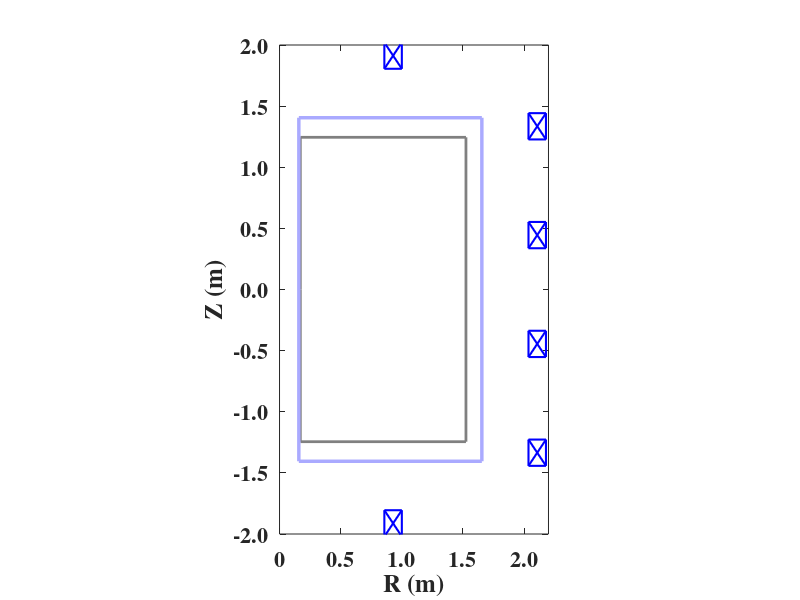

Here is the MATLAB script that generated this plot:
%% plot the outline for the device
% -inputs:
% gfile                            structure,  gfile structure
% nw_refine/nh_refine              int, the refined grids
% position_coil                    matrix, position of the PF coils (the columns are:R, Z, Rwidth, Zwidth, flag for coil_grid_r_z.m, turns in R direction (used just for the number of grids in coil_grid_r_z.m,which can be arbitrary value), turns in Z direction, total turns.)
% vv                               vector, the dimensions of the VV, [defaut for EXL: 0.158 1.655 -1.405 1.405]
%rlim/zlimter

% -outputs:
% plot of the outline of the device

% Edited by Bin Chen in 2019/06/13
% Contact: chenbino@enn.cn
% ENN Group 1989-2019, all rights reserved.

% show the limiter just at the inner boundary
rlimter=[0.17 0.17 1.525 1.525 0.17 0.17];
zlimter=[0.000 1.245 1.245 -1.245 -1.245 0.000];
% rlimter(length(rlimter)+1)=rlimter(1);
% zlimter(length(zlimter)+1)=zlimter(1);

hold off;
plot(rlimter,zlimter,'color',[0.5 0.5 0.5],'linewidth',2);
set(gca,'fontweight','bold','fontsize',16,'fontname','times','XTick',[0:0.5:2.0],'YTick',[-2:0.5:2.0],'XTickLabel',{'0','0.5','1.0','1.5','2.0'}, ... 
        'YTickLabel',{'-2.0','-1.5','-1.0','-0.5','0.0','0.5','1.0','1.5','2.0'},'Color', 'None');
axis equal;
axis([0 2.2 -2.0 2.0]);
% axis([0 3.0 -3.0 3.0]);
xlabel('R (m)','FontSize',18);
ylabel('Z (m)','FontSize',18);

position_coil=[
    0.929	1.913	0.143	0.215	0 4 6 24 738
    0.929	-1.913	0.143	0.215	0 4 6 24 738
    2.108	1.335	0.143	0.215	0 4 6 24 738
    2.108	-1.335	0.143	0.215	0 4 6 24 738
    2.108	0.445	0.143	0.215	0 4 6 24 738
    2.108	-0.445	0.143	0.215	0 4 6 24 738
    ]; %the columns are:R, Z, Rwidth, Zwidth, flag for coil_grid_r_z.m, turns in R direction (used just for the number of grids in coil_grid_r_z.m,which can be arbitrary value), turns in Z direction, total turns.

hold on;
for i=1:length(position_coil(:,1))
    plot([position_coil(i,1)-position_coil(i,3)/2 position_coil(i,1)+position_coil(i,3)/2],[position_coil(i,2)-position_coil(i,4)/2 position_coil(i,2)-position_coil(i,4)/2],'b','linewidth',1.5);
    hold on;
    plot([position_coil(i,1)-position_coil(i,3)/2 position_coil(i,1)+position_coil(i,3)/2],[position_coil(i,2)+position_coil(i,4)/2 position_coil(i,2)+position_coil(i,4)/2],'b','linewidth',1.5);
    plot([position_coil(i,1)-position_coil(i,3)/2 position_coil(i,1)-position_coil(i,3)/2],[position_coil(i,2)-position_coil(i,4)/2 position_coil(i,2)+position_coil(i,4)/2],'b','linewidth',1.5);
    plot([position_coil(i,1)+position_coil(i,3)/2 position_coil(i,1)+position_coil(i,3)/2],[position_coil(i,2)-position_coil(i,4)/2 position_coil(i,2)+position_coil(i,4)/2],'b','linewidth',1.5);
    plot([position_coil(i,1)-position_coil(i,3)/2 position_coil(i,1)+position_coil(i,3)/2],[position_coil(i,2)-position_coil(i,4)/2 position_coil(i,2)+position_coil(i,4)/2],'b','linewidth',1.5);
    plot([position_coil(i,1)-position_coil(i,3)/2 position_coil(i,1)+position_coil(i,3)/2],[position_coil(i,2)+position_coil(i,4)/2 position_coil(i,2)-position_coil(i,4)/2],'b','linewidth',1.5);
end

vv=[0.158 1.655 -1.405 1.405];  %%%the dimensions of the VV
plot([vv(1) vv(2)],[vv(4) vv(4)],'color',[0.667 0.667 1],'linewidth',2.5);
plot([vv(2) vv(2)],[vv(4) vv(3)],'color',[0.667 0.667 1],'linewidth',2.5);
plot([vv(2) vv(1)],[vv(3) vv(3)],'color',[0.667 0.667 1],'linewidth',2.5);
plot([vv(1) vv(1)],[vv(3) vv(4)],'color',[0.667 0.667 1],'linewidth',2.5);